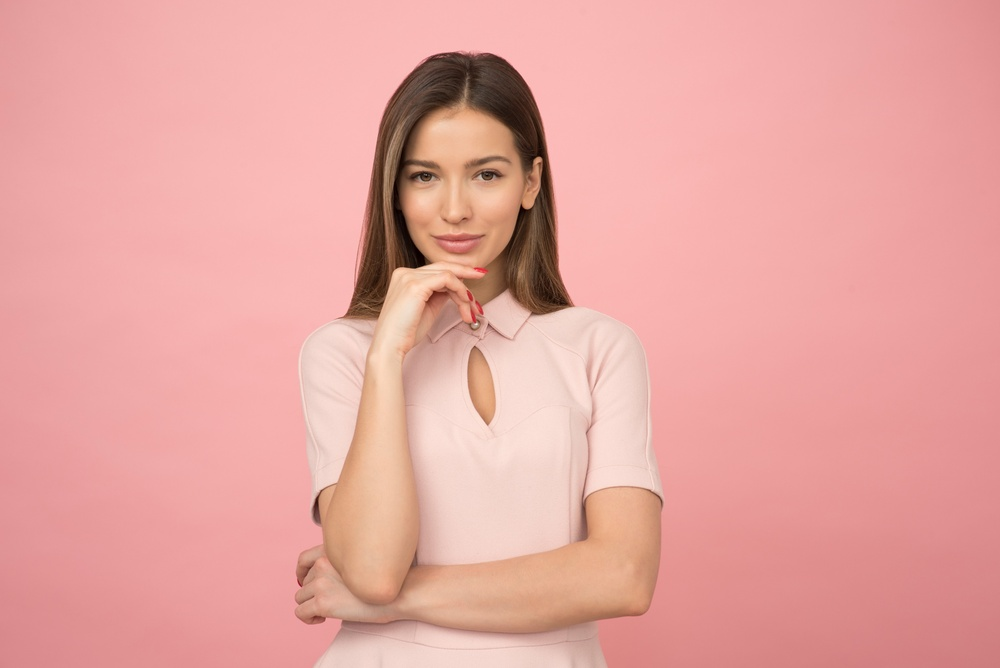
#> input picture Face_detection/test1.jpg, 1000 x 668 px, shrunk from 6016 x 4016 before the run
$ python facedetectlbp.py
#> lines starting #> are read from the running program, lines starting #| are printed output that depends on the picture; after the words box and inside, x2 and y2 are one past the last pixel; in counts of white or black regions, pixels touching at a corner belong together

import cv2
#import matplotlib library
import matplotlib.pyplot as plt
import numpy as np
#importing time library for speed comparisons of both classifiers
import time
def convertToRGB(img):
    return cv2.cvtColor(img, cv2.COLOR_BGR2RGB)
#mathplotlib requires the above function as it accepts only RGB values while cv.imread accepts BGR values
lbp_face_cascade = cv2.CascadeClassifier('lbpcascade_frontalface.xml')
#here I used the lbp classifier
test1 = cv2.imread('test1.jpg')
#> test1 is the input picture: shape (668, 1000, 3); mean B, G, R 160.2, 165.3, 230.3
#here I used a test image test1.jpg,you can replace it with any .jpg file
gray_img = cv2.cvtColor(test1, cv2.COLOR_BGR2GRAY)
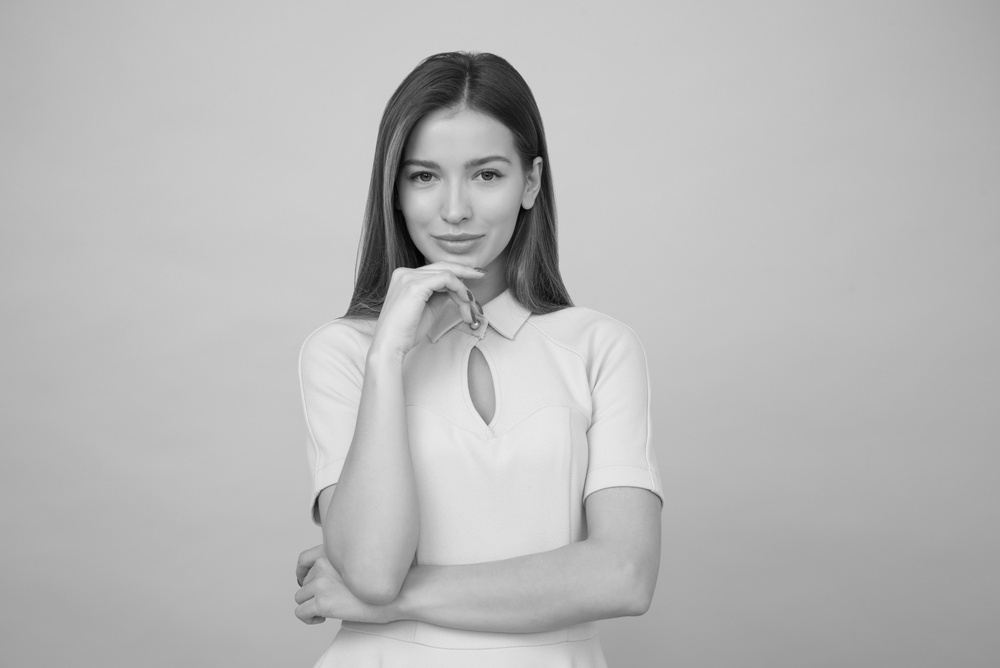
#> gray_img: shape (668, 1000); min 3, max 241, mean 184.2
faces = lbp_face_cascade.detectMultiScale(gray_img, scaleFactor=1.2, minNeighbors=7)
#> faces = [[385, 119, 146, 146]]
print('Faces found: ', len(faces))
#| Faces found:  1
for (x, y, w, h) in faces:
    cv2.rectangle(test1, (x, y), (x+w, y+h), (0, 255, 0), 2)
#> this loop made 1 pass
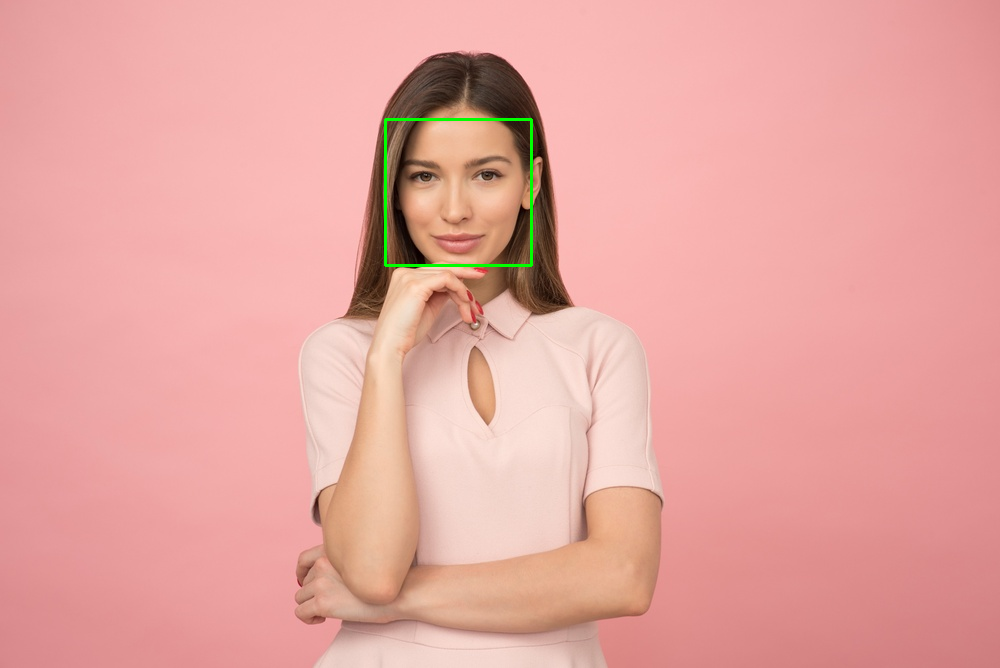
#> test1: shape (668, 1000, 3); 0.26% of pixels changed, all inside (x1, y1, x2, y2) = (384, 118, 533, 267)
plt.imshow(convertToRGB(test1))
